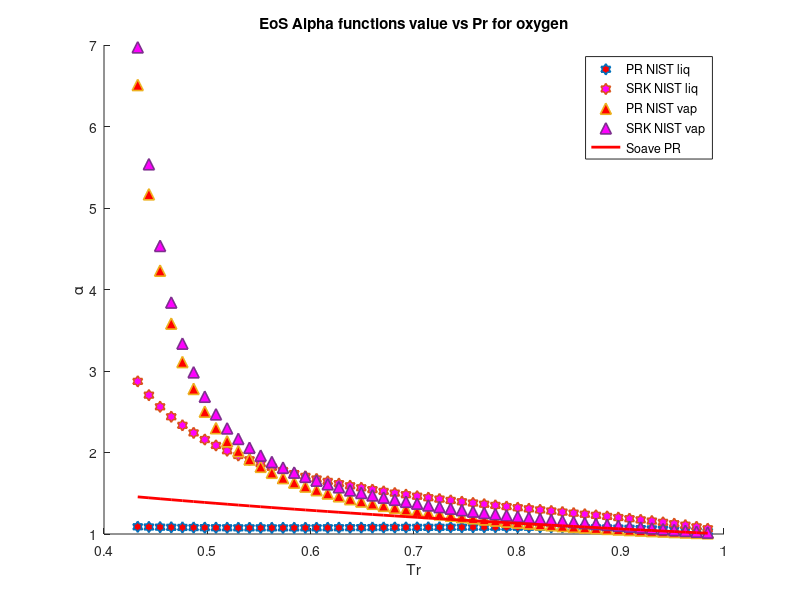

MATLAB code to generate this figure:
clear 
clc
load C3H8_sat_data.mat
%alpha PR & SRK for methane
P = P*10^6;
omega = 0.1524; %Acentric factor
Tc = 369.825; %K
Pc = 4247660; %Pa
R = 8.31446 %J/K*mol
Zc = 0.276;
b1 = 0.07780*(R*Tc/Pc);
a1 = 0.45724*(((R^2)*(Tc^2))/Pc);
b2 = 0.08664*(R*Tc/Pc);
a2 = 0.42747*(((R^2)*(Tc^2))/Pc);
omega_c = 1-3*Zc;
omega_b = 0.08446114781;
omega_a = 3*Zc^2+3*(1-2*Zc)*omega_b+omega_b^2+1-3*Zc;
a3 = omega_a*(((R^2)*(Tc^2))/Pc);
b3 = omega_b*(R*Tc/Pc);
c3 = omega_c*(R*Tc/Pc);
T = 160; %k
M = 44/1000; %kg/mol
S1=0.37464+1.54226*omega-0.26992*omega^2;
S2=0.48508+1.55171*omega-0.176*omega^2;

for i = 1:1:52
   Pr = P/Pc; 
   Tr = T/Tc;
   Tr_list(i)=Tr;
   Vm_liq(i) = M/rho_liq(i);
   Vm_vap(i) = M/rho_vap(i);
   alpha_PT_liq(i) = ((R*T)/(Vm_liq(i)-b3)-P(i))*((Vm_liq(i)^2+b3*Vm_liq(i)+c3*Vm_liq(i)-c3*b3)/a3);
   alpha_PT_vap(i) = ((R*T)/(Vm_vap(i)-b3)-P(i))*((Vm_vap(i)^2+b3*Vm_vap(i)+c3*Vm_vap(i)-c3*b3)/a3);
   alpha_PR_liq(i) = ((R*T)/(Vm_liq(i)-b1)-P(i))*((Vm_liq(i)^2+2*b1*Vm_liq(i)-b1^2)/a1)
   alpha_SRK_liq(i) = ((R*T)/(Vm_liq(i)-b2)-P(i))*((Vm_liq(i)^2+b2*Vm_liq(i))/a2);
   alpha_PR_vap(i) = ((R*T)/(Vm_vap(i)-b1)-P(i))*((Vm_vap(i)^2+2*b1*Vm_vap(i)-b1^2)/a1);
   alpha_SRK_vap(i) = ((R*T)/(Vm_vap(i)-b2)-P(i))*((Vm_vap(i)^2+b2*Vm_vap(i))/a2);
   alpha_soave_PR(i) =(1+S1*(1-sqrt(Tr)))^2;
   alpha_soave_SRK(i) =(1+S2*(1-sqrt(Tr)))^2;
   alpha_Gasem(i) = exp((1.943+0.926*Tr)*(1-(Tr)^0.1441));
%    alpha_twu(i) = (Tr)^(0.081043)*exp(0.915696*(1-(Tr)^(2.61622)));
   Temp(i)=T;
   T = T+4;
end
hold on

 plot(Tr_list,alpha_PR_liq,'h','MarkerSize',8,'MarkerFaceColor','r','LineWidth',1.2)
 %plot(Tr_list,alpha_PT_liq,'h','MarkerSize',8,'MarkerFaceColor','g','LineWidth',1.2)
 plot(Tr_list,alpha_SRK_liq,'h','MarkerSize',8,'MarkerFaceColor','m','LineWidth',1.2)
 plot(Tr_list,alpha_PR_vap,'^','MarkerSize',8,'MarkerFaceColor','r','LineWidth',1.2)
 %plot(Tr_list,alpha_PT_vap,'^','MarkerSize',8,'MarkerFaceColor','g','LineWidth',1.2)
 plot(Tr_list,alpha_SRK_vap,'^','MarkerSize',8,'MarkerFaceColor','m','LineWidth',1.2)
 plot(Tr_list,alpha_soave_PR,'r','LineWidth',2)
% plot(Tr_list,alpha_soave_SRK,'g','LineWidth',2)
% plot(Tr_list,alpha_Gasem,'b','LineWidth',2)

hold off
legend('PR NIST liq','SRK NIST liq','PR NIST vap','SRK NIST vap','Soave PR')
xlabel('Tr')
ylabel('\alpha')
title('EoS Alpha functions value vs Pr for oxygen')
